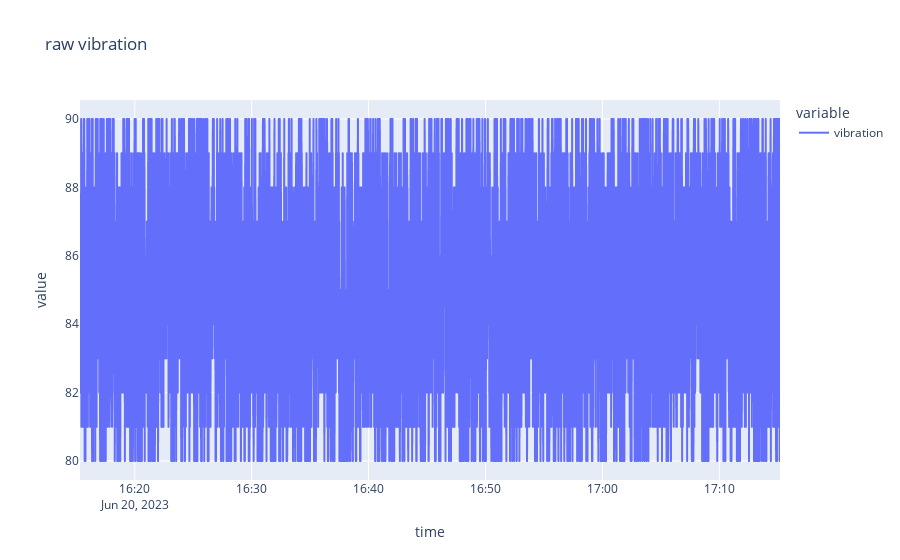

The notebook cell this image was saved under:
### Code cell
fig = px.line(normal_data, x="time", y=["vibration"], title='raw vibration')
fig.show()

### Figure 1 — Plotly figure (JSON) as saved in the notebook; plotly's stock layout.template omitted (floating-point values rounded to 4 significant figures; data arrays with more than 128 entries replaced by an {"elided": "..."} marker saying what was removed)
{"data": [{"hovertemplate": "variable=vibration<br>time=%{x}<br>value=%{y}<extra></extra>", "legendgroup": "vibration", "line": {"color": "#636efa", "dash": "solid"}, "marker": {"symbol": "circle"}, "mode": "lines", "name": "vibration", "showlegend": true, "type": "scattergl", "x": {"elided": "3590 str values"}, "xaxis": "x", "y": {"elided": "3590 int values"}, "yaxis": "y"}], "layout": {"legend": {"title": {"text": "variable"}, "tracegroupgap": 0}, "title": {"text": "raw vibration"}, "xaxis": {"anchor": "y", "domain": [0, 1], "title": {"text": "time"}}, "yaxis": {"anchor": "x", "domain": [0, 1], "title": {"text": "value"}}}}
